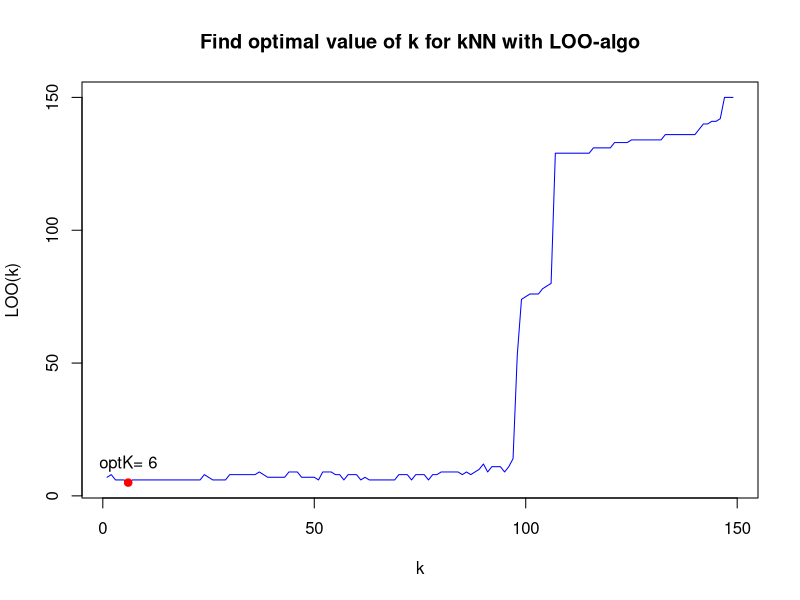

Recreate this plot in R. (Note: a time limit stopped this script after it produced the figure.)
eucDist <- function(u,v) {  #функция расстояния между парой точек
  return (sqrt(sum((u-v)^2)))
}
colors <- c("setosa"="pink1","versicolor"="gold","virginica"="skyblue1")
sortObjbyDist <- function(xl,z,metricFunc=eucDist) {  #функция сортировки массива по расстоянию до z
  l <- dim(xl)[1]
  n <- dim(xl)[2]-1
  dist <- matrix(NA,l,2)
  for (i in 1:l) {
    dist[i, ] <- c(i, metricFunc(xl[i,1:n],z))  #создание списка пар (номер объекта, расстояние до z)
  }
  orderedXl <- xl[order(dist[ ,2]), ]   #сортировка списка объектов
  return (orderedXl)
}
kNN <- function(xl,z,k) {   #функция выбора класса методов kNN
  orderedXl <- sortObjbyDist(xl,z)
  n <- dim(orderedXl)[2]-1
  classes <- orderedXl[1:k,n+1]   #получает список видов для ближайших k объектов
  counts <- table(classes)   #строит из них таблицу количества цветов каждого вида
  class <- names(which.max(counts))   #выбирает тот вид, у которого больше всего представителей
  return (class)
}
determKNN_LOO <- function(xl) {   #определение оптимального k методом LOO
  l <- dim(xl)[1]
  n <- dim(xl)[2]-1
  maxK <- l-1
  errorForK <- matrix(0.0,maxK,1)
  for (i in 1:l) {  #перебираем каждый элемент
    obj <- xl[i, ]
    newXl <- xl[-i, ]  #убираем его из выборки
    z <- obj[1:n]
    orderedXl <- sortObjbyDist(newXl,z)  #находим расстояния до всех объектов
    classes <- c("setosa"=0,"versicolor"=0,"virginica"=0)
    print(i)
    for (k in 1:maxK) {   #перебираем значение k
      classes[orderedXl[k,n+1]] <- classes[orderedXl[k,n+1]]+1  #добавляем k-ый элемент в свою группу
      class <- names(which.max(classes))  #выбирает тот вид, у которого больше всего представителей
      if (class!=obj[n+1]) {   #если произошла ошибка классификации
        errorForK[k]=errorForK[k]+1   #то увиличиваем для данного k значение ошибки
      }
    }
  }
  LOO <- matrix(NA,maxK,2)
  for (k in 1:maxK) {
    LOO[k, ] <- c(k,errorForK[k])   #строим массив пар (номер, число ошибок)
  }
  optK <- which.min(errorForK)  #выбираем оптимальное k
  plot(LOO,pch=1,type="l",col="blue",xlab="k",ylab="LOO(k)",main="Find optimal value of k for kNN with LOO-algo")
  points(optK,LOO[optK,2],pch=21,bg="red",col="red")
  res <- paste("optK=",optK)   #готовит подпись для графика
  text(optK,LOO[optK,2]+7,labels=res)
  return (optK)
}
main <- function() {
  parOne <- 3   #чтобы можно было легко поменять параметры
  parTwo <- 4
  titles <- dimnames(iris)[2]
  xname <- titles[[1]][parOne]   #названия для подписей на карте
  yname <- titles[[1]][parTwo]
  xl <- iris[ ,c(parOne,parTwo,5)]   #построение выборки
  xMin <- xl[which.min(xl[ ,1]),1]   #нахождение минимального и максимального иксов
  xMax <- xl[which.max(xl[ ,1]),1]
  X <- seq(from=xMin,to=xMax,by=0.05)   #список всех иксов на карте
  xLen <- length(X)
  yMin <- xl[which.min(xl[ ,2]),2]   #нахождение минимального и максимального игриков
  yMax <- xl[which.max(xl[ ,2]),2]
  Y <- seq(from=yMin,to=yMax,by=0.05)   #список всех игриков на карте
  yLen <-length(Y)
  flowers <- matrix(NA,xLen,yLen)
  positions <- matrix(NA,xLen*yLen,2)
  optK <- determKNN_LOO(xl)   #находим оптимальное k
  cnt <- 1
  for (i in 1:yLen) {
    print(Y[i])
    for (j in 1:xLen) {
      z <- c(X[j],Y[i])
      positions[cnt, ] <- z   #запоминаем координаты объекта
      flowers[j,i] <- kNN(xl,z,optK)   #находим предположительный класс методом kNN
      cnt <- cnt+1
    }
  }
  plot(positions,pch=1,bg="white",col=colors[flowers],asp=1,main="Map of kNN for optimal K",xlab=xname,ylab=yname)
  points(iris[ ,c(parOne,parTwo)],pch=21,bg=colors[iris$Species],col=colors[iris$Species],asp=1)
}
main()
